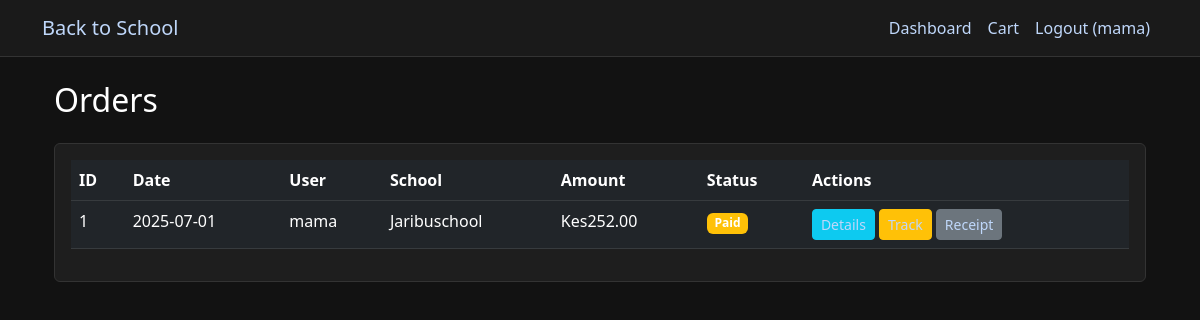
/orders (signed in), run on the app's committed database.
### app.py (models this page shows, shortened)
class User(db.Model):
    id = db.Column(db.Integer, primary_key=True)
    username = db.Column(db.String(80), unique=True, nullable=False)
    email = db.Column(db.String(120), unique=True, nullable=False)
    password_hash = db.Column(db.String(128))
    role = db.Column(db.String(20))  # app_admin, parent, student, school_admin, retailer, donor
    is_approved = db.Column(db.Boolean, default=False)
    created_at = db.Column(db.DateTime, default=datetime.utcnow)
    school_id = db.Column(db.Integer, db.ForeignKey('school.id'))
    school = db.relationship('School', backref='users')
    children = db.relationship(
        'User',
        secondary=parent_student_association,
        primaryjoin=(parent_student_association.c.parent_id == id),
        secondaryjoin=(parent_student_association.c.student_id == id),
        backref=db.backref('parents'),
        lazy='dynamic'
    )

class Order(db.Model):
    id = db.Column(db.Integer, primary_key=True)
    user_id = db.Column(db.Integer, db.ForeignKey('user.id'), nullable=False)
    school_id = db.Column(db.Integer, db.ForeignKey('school.id'), nullable=False)
    total_amount = db.Column(db.Float, nullable=False)
    status = db.Column(db.String(20), default='pending')  # pending, paid, processing, shipped, delivered
    payment_method = db.Column(db.String(20))  # wallet, donation, mixed
    donation_used = db.Column(db.Float, default=0.0)  # Amount covered by donations
    created_at = db.Column(db.DateTime, default=datetime.utcnow)
    updated_at = db.Column(db.DateTime, default=datetime.utcnow, onupdate=datetime.utcnow)
    student_id = db.Column(db.Integer, db.ForeignKey('user.id')) # This is the student
    student = db.relationship('User', foreign_keys=[student_id])
    user = db.relationship('User', backref='orders', foreign_keys=[user_id])
    school = db.relationship('School', backref='orders')
    items = db.relationship('OrderItem', backref='order', cascade='all, delete-orphan')
    donations = db.relationship('DonationDistribution', backref='order', foreign_keys=[DonationDistribution.order_id], cascade='all, delete-orphan')

class School(db.Model):
    id = db.Column(db.Integer, primary_key=True)
    name = db.Column(db.String(100), nullable=False)
    address = db.Column(db.String(200))
    is_approved = db.Column(db.Boolean, default=False)
    requirements = db.relationship('SchoolRequirement', backref='school', lazy=True)

### app.py (the view)
@app.route('/orders')
@login_required
def order_list():
    if session['role'] in ['app_admin', 'school_admin']:
        if session['role'] == 'school_admin':
            user = User.query.get(session['user_id'])
            orders = Order.query.filter_by(school_id=user.school_id).all()
        else:
            orders = Order.query.all()
    else:
        orders = Order.query.filter_by(user_id=session['user_id']).all()
    return render_template('orders/list.html', orders=orders)

### app.py (called while the page is built)
def login_required(f):
    @wraps(f)
    def decorated_function(*args, **kwargs):
        if 'user_id' not in session:
            flash('Please log in to access this page', 'error')
            return redirect(url_for('login'))
        return f(*args, **kwargs)
    return decorated_function

@app.before_request
def load_logged_in_user():
    user_id = session.get('user_id')
    if user_id is None:
        g.user = None
    else:
        g.user = db.session.get(User, user_id)

@app.context_processor
def inject_user():
    return dict(current_user=g.user)

@app.context_processor
def inject_cart_item_count():
    if 'user_id' not in session or session.get('role') not in ['parent', 'student']:
        return {'cart_item_count': 0}
    cart = Cart.query.filter_by(user_id=session['user_id']).first()
    if not cart:
        return {'cart_item_count': 0}
    count = db.session.query(db.func.sum(CartItem.quantity)).filter_by(cart_id=cart.id).scalar() or 0
    return {'cart_item_count': count}

### templates/orders/list.html (shortened to what this page needs)
{% extends "base.html" %}
{% block content %}
<div class="container">
    <h2 class="mb-4">Orders</h2>
    <div class="card">
        <div class="card-body">
            {% if orders %}
            <div class="table-responsive">
                <table class="table table-dark">
                    <thead>
                        <tr>
                            <th>ID</th>
                            <th>Date</th>
                            <th>User</th>
                            <th>School</th>
                            <th>Amount</th>
                            <th>Status</th>
                            <th>Actions</th>
                        </tr>
                    </thead>
                    <tbody>
                        {% for order in orders %}
                        <tr>
                            <td>{{ order.id }}</td>
                            <td>{{ order.created_at.strftime('%Y-%m-%d') }}</td>
                            <td>{{ order.user.username }}</td>
                            <td>{{ order.school.name }}</td>
                            <td>Kes{{ "%.2f"|format(order.total_amount) }}</td>
                            <td>
                                <span class="badge bg-{{ 'success' if order.status == 'delivered' else 'warning' }}">
                                    {{ order.status|capitalize }}
                                </span>
                            </td>
                            <td>
                                <a href="{{ url_for('order_detail', order_id=order.id) }}" class="btn btn-info btn-sm">Details</a>
                                {% if current_user.role in ['parent', 'student'] %}
                                <a href="{{ url_for('order_tracking', order_id=order.id) }}" class="btn btn-warning btn-sm">Track</a>
                                <a href="{{ url_for('order_receipt', order_id=order.id) }}" class="btn btn-secondary btn-sm">Receipt</a>
                                {% endif %}
                            </td>
                        </tr>
                        {% endfor %}
                    </tbody>
                </table>
            </div>
            {% else %}
            <p>No orders found</p>
            {% endif %}
        </div>
    </div>
</div>
{% endblock %}

### templates/base.html (shortened to what this page needs)
<!DOCTYPE html>
<html lang="en">
<head>
    <link href="https://cdn.jsdelivr.net/npm/bootstrap@5.3.0/dist/css/bootstrap.min.css" rel="stylesheet">
</head>
<body>
<nav class="navbar navbar-expand-lg navbar-dark">
    <div class="container">
        <a class="navbar-brand" href="{{ url_for('home') }}">Back to School</a>
        <div class="collapse navbar-collapse" id="navbarNav">
            <ul class="navbar-nav ms-auto">
                {% if 'user_id' in session %}
                    <li class="nav-item">
                        <a class="nav-link" href="{{ url_for('dashboard') }}">Dashboard</a>
                    </li>
                    {% if session['role'] in ['parent', 'student'] %}
                    <li class="nav-item">
                        <a class="nav-link" href="{{ url_for('cart') }}">
                            Cart
                        </a>
                    </li>
                    {% endif %}
                    <li class="nav-item">
                        {% if current_user %}
                        <a class="nav-link" href="{{ url_for('logout') }}">Logout ({{ current_user.username }})</a>
                        {% else %}
                        <a class="nav-link" href="{{ url_for('logout') }}">Logout</a>
                        {% endif %}
                    </li>
                {% endif %}
            </ul>
        </div>
    </div>
</nav>
    <div class="container mt-4">
        {% block content %}{% endblock %}
    </div>
</body>
</html>

### templates/base.html (style rules this page uses)
body { background-color: #121212; color: #ffffff; }
h1, h2, h3, h4, h5, h6, span, p { color: #ffffff !important; }
a { color:rgb(191, 215, 250) !important; }
.navbar { background-color: #1a1a1a !important; border-bottom: 1px solid #333; }
.card { background-color: #1e1e1e; border: 1px solid #333; }
.table { color: #ffffff; }
.table-dark { background-color: #1e1e1e; }

### data on the page
User: username "mama"
Order: id "1", created_at "2025-07-01", user.username "mama", school.name "Jaribuschool", total_amount "252.00", status "Paid"
